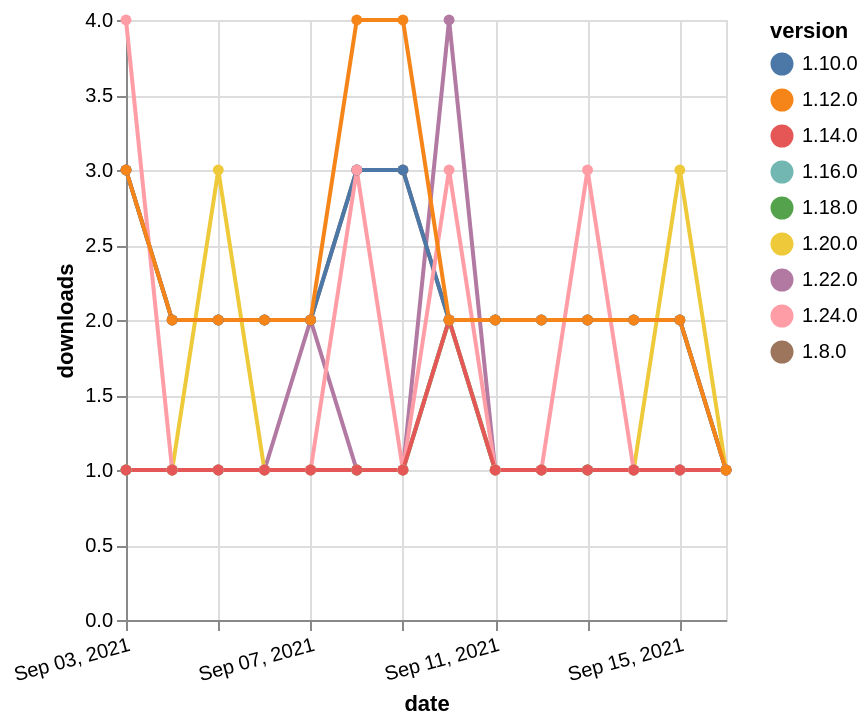

Describe this chart as a Vega-Lite specification.
### Vega-Lite specification from a JSON file in a GitHub repository (floating-point values rounded to 4 significant figures)
{"$schema": "https://vega.github.io/schema/vega-lite/v5.json", "description": "A simple bar chart with embedded data.", "data": {"values": [{"date": "2021-09-03", "total": 228, "delta": 1, "version": "1.18.0"}, {"date": "2021-09-04", "total": 229, "delta": 1, "version": "1.18.0"}, {"date": "2021-09-05", "total": 230, "delta": 1, "version": "1.18.0"}, {"date": "2021-09-06", "total": 231, "delta": 1, "version": "1.18.0"}, {"date": "2021-09-07", "total": 232, "delta": 1, "version": "1.18.0"}, {"date": "2021-09-08", "total": 233, "delta": 1, "version": "1.18.0"}, {"date": "2021-09-09", "total": 234, "delta": 1, "version": "1.18.0"}, {"date": "2021-09-10", "total": 236, "delta": 2, "version": "1.18.0"}, {"date": "2021-09-11", "total": 237, "delta": 1, "version": "1.18.0"}, {"date": "2021-09-12", "total": 238, "delta": 1, "version": "1.18.0"}, {"date": "2021-09-13", "total": 239, "delta": 1, "version": "1.18.0"}, {"date": "2021-09-14", "total": 240, "delta": 1, "version": "1.18.0"}, {"date": "2021-09-15", "total": 241, "delta": 1, "version": "1.18.0"}, {"date": "2021-09-16", "total": 242, "delta": 1, "version": "1.18.0"}, {"date": "2021-09-03", "total": 222, "delta": 1, "version": "1.22.0"}, {"date": "2021-09-04", "total": 223, "delta": 1, "version": "1.22.0"}, {"date": "2021-09-05", "total": 224, "delta": 1, "version": "1.22.0"}, {"date": "2021-09-06", "total": 225, "delta": 1, "version": "1.22.0"}, {"date": "2021-09-07", "total": 227, "delta": 2, "version": "1.22.0"}, {"date": "2021-09-08", "total": 228, "delta": 1, "version": "1.22.0"}, {"date": "2021-09-09", "total": 229, "delta": 1, "version": "1.22.0"}, {"date": "2021-09-10", "total": 233, "delta": 4, "version": "1.22.0"}, {"date": "2021-09-11", "total": 234, "delta": 1, "version": "1.22.0"}, {"date": "2021-09-12", "total": 235, "delta": 1, "version": "1.22.0"}, {"date": "2021-09-13", "total": 236, "delta": 1, "version": "1.22.0"}, {"date": "2021-09-14", "total": 237, "delta": 1, "version": "1.22.0"}, {"date": "2021-09-15", "total": 238, "delta": 1, "version": "1.22.0"}, {"date": "2021-09-16", "total": 239, "delta": 1, "version": "1.22.0"}, {"date": "2021-09-03", "total": 2575, "delta": 3, "version": "1.8.0"}, {"date": "2021-09-04", "total": 2577, "delta": 2, "version": "1.8.0"}, {"date": "2021-09-05", "total": 2579, "delta": 2, "version": "1.8.0"}, {"date": "2021-09-06", "total": 2581, "delta": 2, "version": "1.8.0"}, {"date": "2021-09-07", "total": 2583, "delta": 2, "version": "1.8.0"}, {"date": "2021-09-08", "total": 2586, "delta": 3, "version": "1.8.0"}, {"date": "2021-09-09", "total": 2589, "delta": 3, "version": "1.8.0"}, {"date": "2021-09-10", "total": 2591, "delta": 2, "version": "1.8.0"}, {"date": "2021-09-11", "total": 2593, "delta": 2, "version": "1.8.0"}, {"date": "2021-09-12", "total": 2595, "delta": 2, "version": "1.8.0"}, {"date": "2021-09-13", "total": 2597, "delta": 2, "version": "1.8.0"}, {"date": "2021-09-14", "total": 2599, "delta": 2, "version": "1.8.0"}, {"date": "2021-09-15", "total": 2601, "delta": 2, "version": "1.8.0"}, {"date": "2021-09-16", "total": 2602, "delta": 1, "version": "1.8.0"}, {"date": "2021-09-03", "total": 2626, "delta": 3, "version": "1.10.0"}, {"date": "2021-09-04", "total": 2628, "delta": 2, "version": "1.10.0"}, {"date": "2021-09-05", "total": 2630, "delta": 2, "version": "1.10.0"}, {"date": "2021-09-06", "total": 2632, "delta": 2, "version": "1.10.0"}, {"date": "2021-09-07", "total": 2634, "delta": 2, "version": "1.10.0"}, {"date": "2021-09-08", "total": 2637, "delta": 3, "version": "1.10.0"}, {"date": "2021-09-09", "total": 2640, "delta": 3, "version": "1.10.0"}, {"date": "2021-09-10", "total": 2642, "delta": 2, "version": "1.10.0"}, {"date": "2021-09-11", "total": 2644, "delta": 2, "version": "1.10.0"}, {"date": "2021-09-12", "total": 2646, "delta": 2, "version": "1.10.0"}, {"date": "2021-09-13", "total": 2648, "delta": 2, "version": "1.10.0"}, {"date": "2021-09-14", "total": 2650, "delta": 2, "version": "1.10.0"}, {"date": "2021-09-15", "total": 2652, "delta": 2, "version": "1.10.0"}, {"date": "2021-09-16", "total": 2653, "delta": 1, "version": "1.10.0"}, {"date": "2021-09-03", "total": 194, "delta": 1, "version": "1.20.0"}, {"date": "2021-09-04", "total": 195, "delta": 1, "version": "1.20.0"}, {"date": "2021-09-05", "total": 198, "delta": 3, "version": "1.20.0"}, {"date": "2021-09-06", "total": 199, "delta": 1, "version": "1.20.0"}, {"date": "2021-09-07", "total": 200, "delta": 1, "version": "1.20.0"}, {"date": "2021-09-08", "total": 201, "delta": 1, "version": "1.20.0"}, {"date": "2021-09-09", "total": 202, "delta": 1, "version": "1.20.0"}, {"date": "2021-09-10", "total": 204, "delta": 2, "version": "1.20.0"}, {"date": "2021-09-11", "total": 205, "delta": 1, "version": "1.20.0"}, {"date": "2021-09-12", "total": 206, "delta": 1, "version": "1.20.0"}, {"date": "2021-09-13", "total": 207, "delta": 1, "version": "1.20.0"}, {"date": "2021-09-14", "total": 208, "delta": 1, "version": "1.20.0"}, {"date": "2021-09-15", "total": 211, "delta": 3, "version": "1.20.0"}, {"date": "2021-09-16", "total": 212, "delta": 1, "version": "1.20.0"}, {"date": "2021-09-03", "total": 217, "delta": 1, "version": "1.16.0"}, {"date": "2021-09-04", "total": 218, "delta": 1, "version": "1.16.0"}, {"date": "2021-09-05", "total": 219, "delta": 1, "version": "1.16.0"}, {"date": "2021-09-06", "total": 220, "delta": 1, "version": "1.16.0"}, {"date": "2021-09-07", "total": 221, "delta": 1, "version": "1.16.0"}, {"date": "2021-09-08", "total": 222, "delta": 1, "version": "1.16.0"}, {"date": "2021-09-09", "total": 223, "delta": 1, "version": "1.16.0"}, {"date": "2021-09-10", "total": 225, "delta": 2, "version": "1.16.0"}, {"date": "2021-09-11", "total": 226, "delta": 1, "version": "1.16.0"}, {"date": "2021-09-12", "total": 227, "delta": 1, "version": "1.16.0"}, {"date": "2021-09-13", "total": 228, "delta": 1, "version": "1.16.0"}, {"date": "2021-09-14", "total": 229, "delta": 1, "version": "1.16.0"}, {"date": "2021-09-15", "total": 230, "delta": 1, "version": "1.16.0"}, {"date": "2021-09-16", "total": 231, "delta": 1, "version": "1.16.0"}, {"date": "2021-09-03", "total": 132, "delta": 4, "version": "1.24.0"}, {"date": "2021-09-04", "total": 133, "delta": 1, "version": "1.24.0"}, {"date": "2021-09-05", "total": 134, "delta": 1, "version": "1.24.0"}, {"date": "2021-09-06", "total": 135, "delta": 1, "version": "1.24.0"}, {"date": "2021-09-07", "total": 136, "delta": 1, "version": "1.24.0"}, {"date": "2021-09-08", "total": 139, "delta": 3, "version": "1.24.0"}, {"date": "2021-09-09", "total": 140, "delta": 1, "version": "1.24.0"}, {"date": "2021-09-10", "total": 143, "delta": 3, "version": "1.24.0"}, {"date": "2021-09-11", "total": 144, "delta": 1, "version": "1.24.0"}, {"date": "2021-09-12", "total": 145, "delta": 1, "version": "1.24.0"}, {"date": "2021-09-13", "total": 148, "delta": 3, "version": "1.24.0"}, {"date": "2021-09-14", "total": 149, "delta": 1, "version": "1.24.0"}, {"date": "2021-09-15", "total": 150, "delta": 1, "version": "1.24.0"}, {"date": "2021-09-16", "total": 151, "delta": 1, "version": "1.24.0"}, {"date": "2021-09-03", "total": 267, "delta": 1, "version": "1.14.0"}, {"date": "2021-09-04", "total": 268, "delta": 1, "version": "1.14.0"}, {"date": "2021-09-05", "total": 269, "delta": 1, "version": "1.14.0"}, {"date": "2021-09-06", "total": 270, "delta": 1, "version": "1.14.0"}, {"date": "2021-09-07", "total": 271, "delta": 1, "version": "1.14.0"}, {"date": "2021-09-08", "total": 272, "delta": 1, "version": "1.14.0"}, {"date": "2021-09-09", "total": 273, "delta": 1, "version": "1.14.0"}, {"date": "2021-09-10", "total": 275, "delta": 2, "version": "1.14.0"}, {"date": "2021-09-11", "total": 276, "delta": 1, "version": "1.14.0"}, {"date": "2021-09-12", "total": 277, "delta": 1, "version": "1.14.0"}, {"date": "2021-09-13", "total": 278, "delta": 1, "version": "1.14.0"}, {"date": "2021-09-14", "total": 279, "delta": 1, "version": "1.14.0"}, {"date": "2021-09-15", "total": 280, "delta": 1, "version": "1.14.0"}, {"date": "2021-09-16", "total": 281, "delta": 1, "version": "1.14.0"}, {"date": "2021-09-03", "total": 2528, "delta": 3, "version": "1.12.0"}, {"date": "2021-09-04", "total": 2530, "delta": 2, "version": "1.12.0"}, {"date": "2021-09-05", "total": 2532, "delta": 2, "version": "1.12.0"}, {"date": "2021-09-06", "total": 2534, "delta": 2, "version": "1.12.0"}, {"date": "2021-09-07", "total": 2536, "delta": 2, "version": "1.12.0"}, {"date": "2021-09-08", "total": 2540, "delta": 4, "version": "1.12.0"}, {"date": "2021-09-09", "total": 2544, "delta": 4, "version": "1.12.0"}, {"date": "2021-09-10", "total": 2546, "delta": 2, "version": "1.12.0"}, {"date": "2021-09-11", "total": 2548, "delta": 2, "version": "1.12.0"}, {"date": "2021-09-12", "total": 2550, "delta": 2, "version": "1.12.0"}, {"date": "2021-09-13", "total": 2552, "delta": 2, "version": "1.12.0"}, {"date": "2021-09-14", "total": 2554, "delta": 2, "version": "1.12.0"}, {"date": "2021-09-15", "total": 2556, "delta": 2, "version": "1.12.0"}, {"date": "2021-09-16", "total": 2557, "delta": 1, "version": "1.12.0"}]}, "width": "container", "mark": {"type": "line", "point": {"filled": true}}, "encoding": {"x": {"field": "date", "type": "temporal", "timeUnit": "yearmonthdate", "title": "date", "axis": {"labelAngle": -15}}, "y": {"field": "delta", "type": "quantitative", "title": "downloads"}, "color": {"field": "version", "type": "nominal"}, "tooltip": {"field": "delta"}}}
